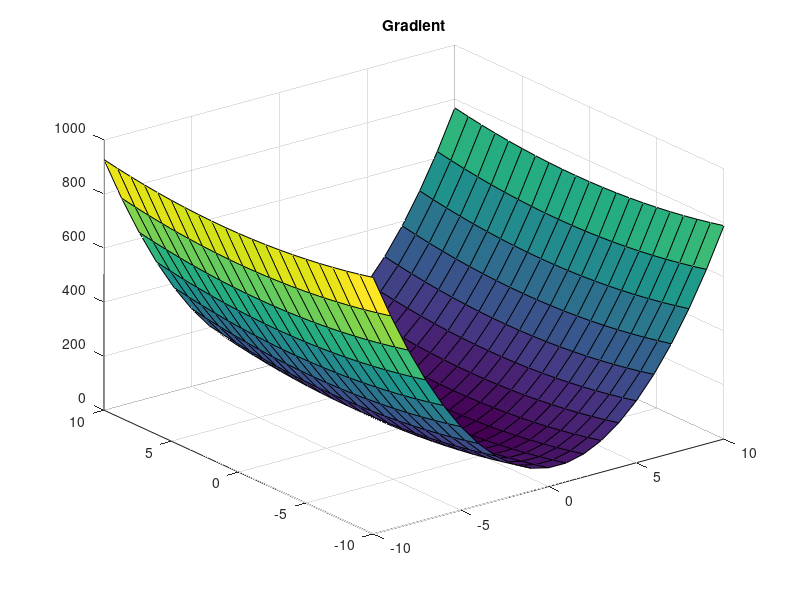

This chart was generated by the following MATLAB code: (Note: this script raises an error after producing the figure.)

close all

%% Global values

[x3D, y3D] = meshgrid(-10:1:10);

% Define the objective function:
a = 0.5;
b = 8;
c = 0.55;
d = 2;
x0 = [0.5, 1];
f = @(x1, x2) a*atan(d*x1.^2+x2.^2)+b*(x1-x0(1)).^2+c*(x2-x0(2)).^2;
f3D = a*atan(d*x3D.^2+y3D.^2)+b*(x3D-x0(1)).^2+c*(y3D-x0(2)).^2;

% Convergence parameters
epsilon1 = 1e-3;
epsilon2 = 1e-6;
epsilon = epsilon2;

%% Gradient Descent

% Starting point
x1 = -0.8;
x2 = -2.2;
x = [x1, x2];

% Maximum number of allowed iterations
maxiter = 1e4;

% Step size
alpha = 0.001;
alphaset = logspace(-3,1,1000);

% Initialize gradient norm, iteration counter
dist = inf;
IterGD = 1;

% Plot objective function contours for visualization: 
surf(x3D, y3D, f3D)
hold on
title('Gradient')

% Gradient descent algorithm:

smin = inf;

while dist >= epsilon && IterGD <= maxiter
    
    % Calculate gradient:
    g = gradient2(x);
    
      
    % alpha optimization
    for j = 1:length(alphaset)
        s = f(x(1)+alphaset(j)*g(1), x(2)+alphaset(j)*g(2));
        if s < smin
            alpha = alphaset(j);
            smin = s;
        end
    end
    
    smin = inf;
    
    % Take step:
    xnew = x - alpha*g;
    dist = norm(f(x(1), x(2)) - f(xnew(1), xnew(2)));
  
    
    % Plot current point
    plot3([x(1) xnew(1)], [x(2) xnew(2)], [f(x(1), x(2)), f(xnew(1), xnew(2))], 'r+-')
    
    % Update termination metrics
    IterGD = IterGD+1;
    x = xnew;
    
end

% Outputs
xopt = x;
fopt = f(xopt(1), xopt(2));
IterGD = IterGD-1;
fprintf('Number of Iterations for Convergence: %d\n\n', IterGD);
fprintf('Point of Minima: [%d,%d]\n\n', xopt);

%% Newton Method

% Starting point
x1 = -0.8;
x2 = -2.2;

% Maximum number of allowed iterations
maxiter = 1e4;

% Step size
alpha = 0.1;
alphaset = logspace(-5,1,1000);

% Initialize gradient norm, iteration counter
dist = inf; 
i = 1;

% Initialize gradient, hessian
g = gradient2([x1(1), x2(1)]);
H = Hessian([x1(1), x2(1)]);
S = inv(H);

% Newton algorithm

smin = inf;

while dist >= epsilon && i <= maxiter
    
    g = gradient([x1(i), x2(i)]);
    H = Hessian([x1(i), x2(i)]);
    S = inv(H); % New Search Direction
    
    if i > 2  
        
%         % alpha optimization
%         for j = 1:length(alphaset)
%             s = f(x1(i-1) + alphaset(j)*g(1), x2(i-1)+ alphaset(j)*g(2));
%             if s < smin
%                 alpha = alphaset(j);
%                 smin = s;
%             end
%         end
        
    dist = norm(f(x1(i), x2(i))-f(x1(i-1), x2(i-1)));
    end
    
    x1(i+1) = x1(i)-alpha*S(1,:)*g';
    x2(i+1) = x2(i)-alpha*S(2,:)*g';
    i = i+1;
    
end

% Plots
surf(x3D, y3D, f3D)
hold on;
plot3(x1, x2, f(x1, x2), 'r+-');
grid on;
plot3(-0.8, -2.2, f(-0.8, -2.2), 'y+','Linewidth', 2.4);
plot3(0.2842, -0.42, f(0.2842, -0.42), 'g+', 'Linewidth', 2.4);
title('Newton')
axis([-1 0.5 -3 0.5])
% Output
IterNM = i;
fprintf('Number of Iterations for Convergence: %d\n\n', IterNM);
fprintf('Point of Minima: [%d,%d]\n\n', x1(i), x2(i));

